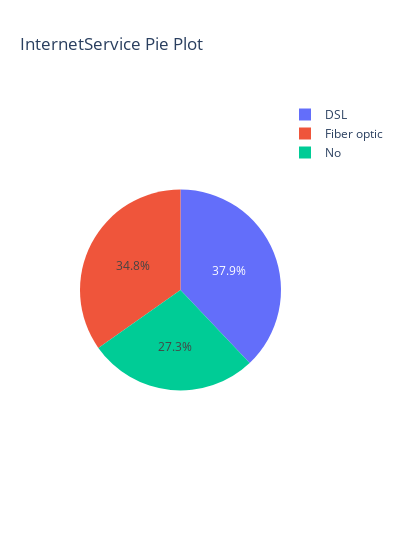

The notebook cell this image was saved under:
### Code cell
pie(no_churn,'InternetService')

### Figure 1 — Plotly figure (JSON) as saved in the notebook; plotly's stock layout.template omitted (floating-point values rounded to 4 significant figures)
{"data": [{"domain": {"x": [0.0, 1.0], "y": [0.0, 1.0]}, "hovertemplate": "index=%{label}<br>value=%{value}<extra></extra>", "labels": ["DSL", "Fiber optic", "No"], "legendgroup": "", "name": "", "showlegend": true, "type": "pie", "values": [1962, 1799, 1413]}], "layout": {"legend": {"tracegroupgap": 0}, "title": {"text": "InternetService Pie Plot"}, "width": 400}}
